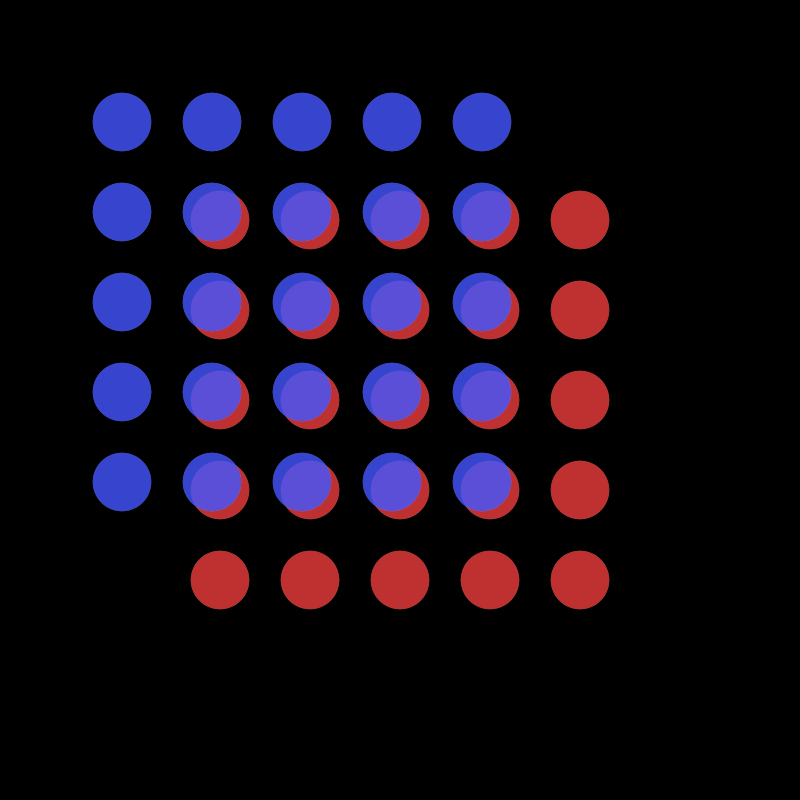
Frame 1 (no input)
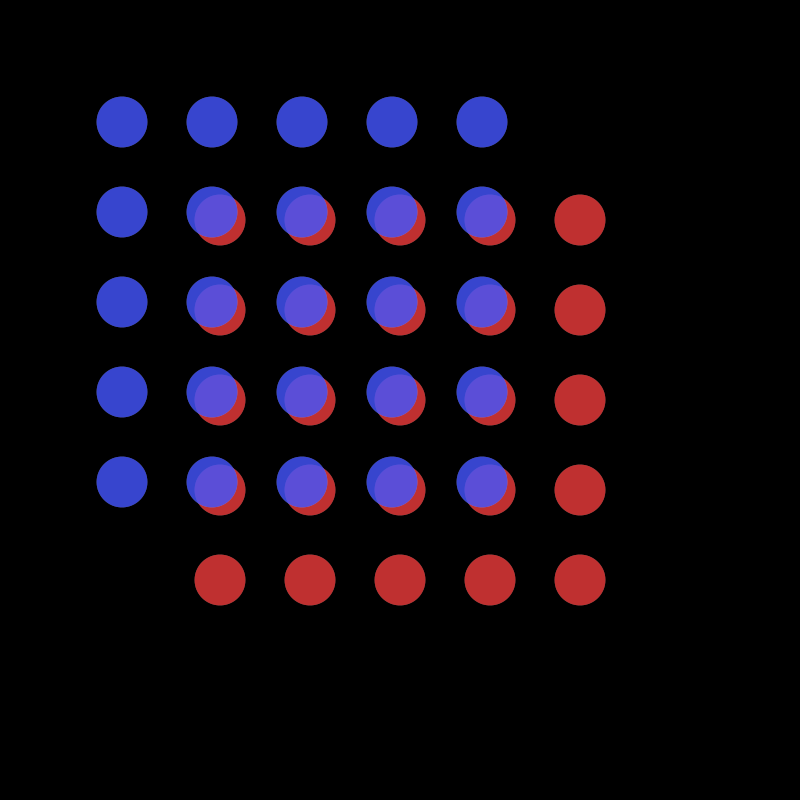
Frame 60 (the mouse pressed at the canvas centre just before this capture)
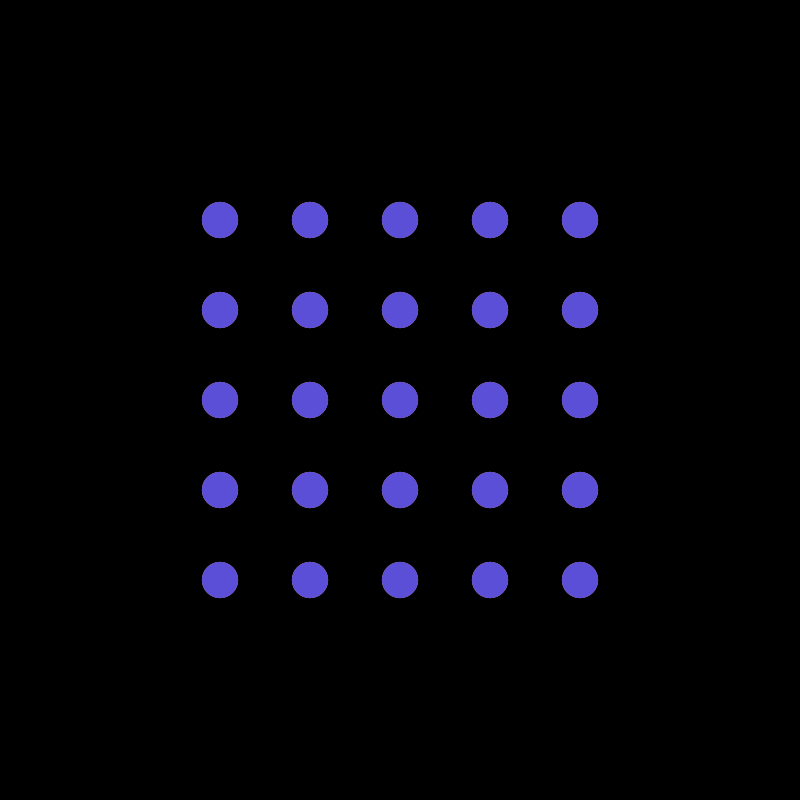
Frame 120 (the mouse held since frame 60 and released just before this capture)

The Processing sketch that drew these frames (run headless with seeded random() and noise(); from frame 60 on, the mouse is pressed at the canvas centre):

// Processing sketch: MovingCircleMatrix
// ── MovingCircleMatrix.pde
float xAxis;//通过map()缩小随鼠标移动的范围（否则鼠标移动100个像素，阵列也移动100个像素）
float yAxis;
float r;
float roff = 0;

void setup() {
  size(800, 800);
}

void draw() {
  background(0);
  float range = 196;  //鼠标控制阵列移动的范围（x轴、y轴）
  float gap = 90;    //各个圆形中心的距离
  float xNum = 5;    //x轴上的元素个数
  int yNum = 5;      //y轴上的元素个数

  roff += 0.04;      //noise()的变化参数
  r = noise(roff)*34+9;  //圆的大小
  //r = 25;
  xAxis = map(mouseX, 0, width, 0, range);
  yAxis = map(mouseY, 0, height, 0, range);

  //绘制底部不变的圆形阵列
  pushMatrix();
  translate(width/2, height/2);
  noStroke();
  for (int i=0; i<xNum; i++) {
    for (int j=0; j<yNum; j++) {
      //在底部绘制带透明度的白色圆形
      fill(255, 255, 255, 125);
      ellipse(-gap*(xNum-1)/2+i*gap, -gap*(yNum-1)/2+j*gap, r*2, r*2);
      //绘制带透明度的颜色圆形
      fill(229, 1, 1, 160);
      ellipse(-gap*(xNum-1)/2+i*gap, -gap*(yNum-1)/2+j*gap, r*2, r*2);
    }
  }
  popMatrix();

  //绘制随鼠标移动的圆形阵列，通过改变坐标系的中心实现
  pushMatrix();
  translate(width/2-range/2+xAxis, height/2-range/2+yAxis);
  noStroke();
  for (int i=0; i<xNum; i++) {
    for (int j=0; j<yNum; j++) {
      //在底部绘制带透明度的白色圆形
      fill(255, 255, 255, 125);
      ellipse(-gap*(xNum-1)/2+i*gap, -gap*(yNum-1)/2+j*gap, r*2, r*2);
      //绘制带透明度的颜色圆形
      fill(12, 35, 253, 160);
      ellipse(-gap*(xNum-1)/2+i*gap, -gap*(yNum-1)/2+j*gap, r*2, r*2);
    }
  }
  popMatrix();
}
